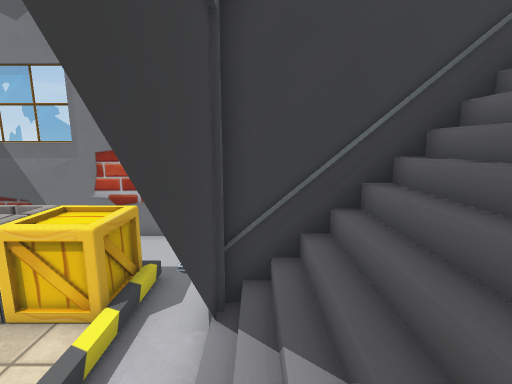
[1] (above)

15 first-person views from a walk through a Unity game level. The camera is 1.4 m above the floor, tilts 10° down and sees 85° across. The floor is counted in squares, 0.5 m on a side. Each view is taken from the middle of a square. On the plan, view 1 faces up. The plan holds only what a view shows up to about 19 squares ahead; the rest is blank. The place goes on beyond the plan. The player is left out. Some surface patterns are stand-ins.

[2]
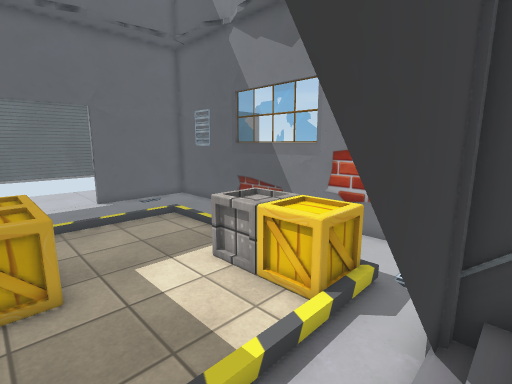

[3]
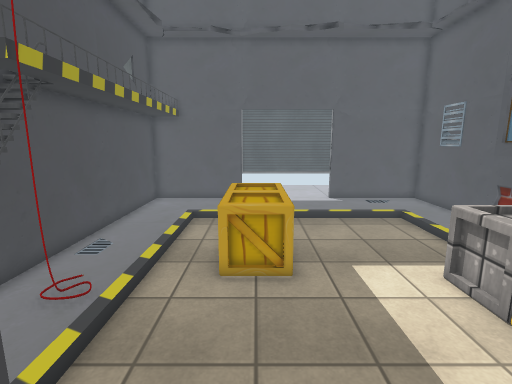

[4]
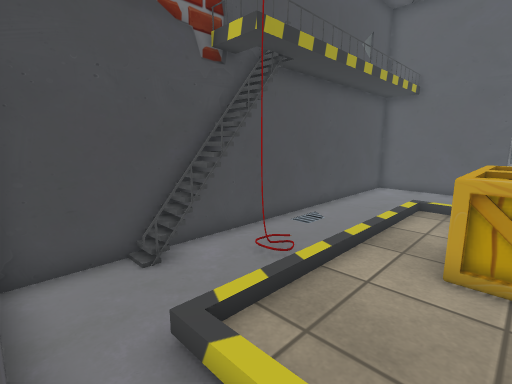

[5]
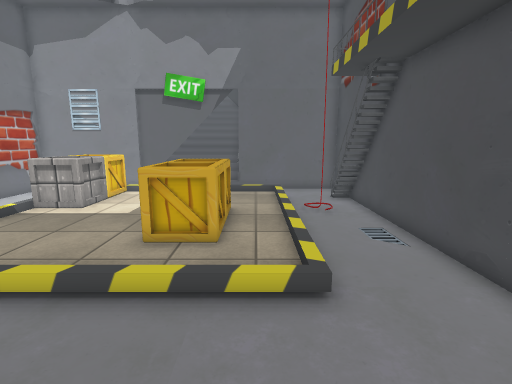

[6]
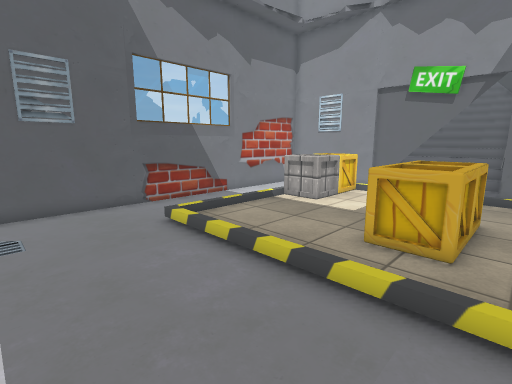

[7]
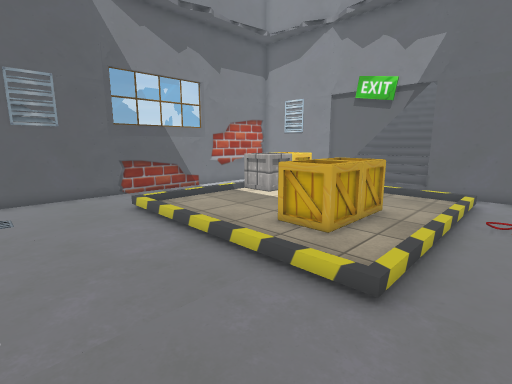

[8]
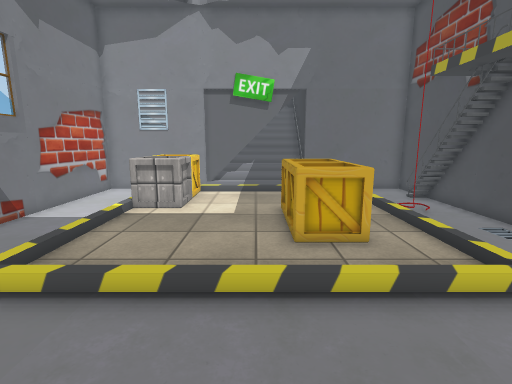

[9]
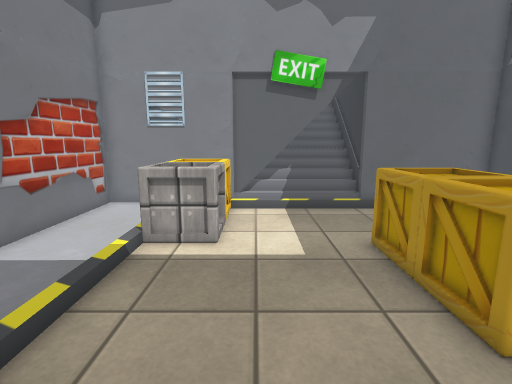

[10]
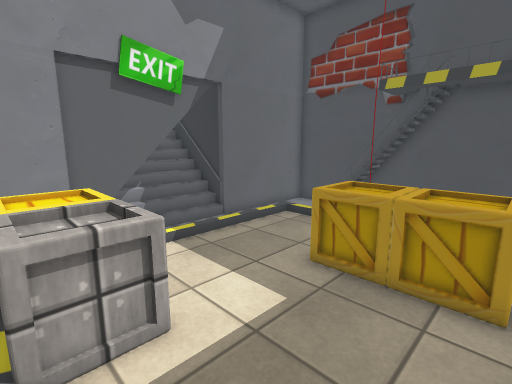

[11]
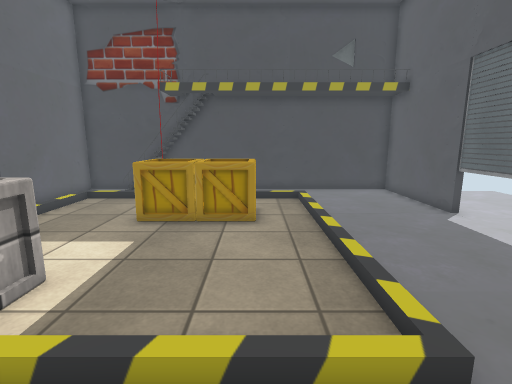

[12]
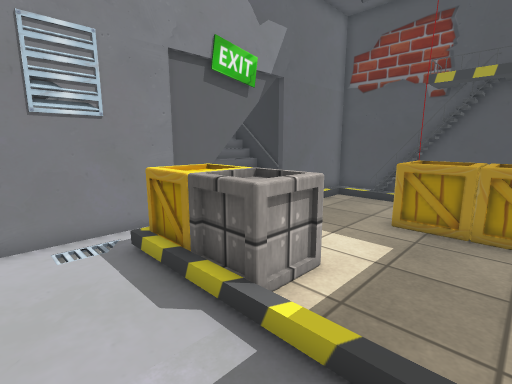

[13]
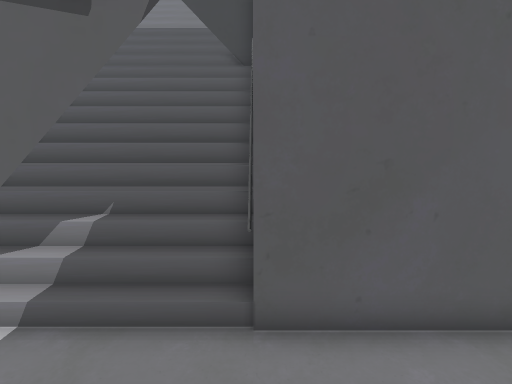

[14]
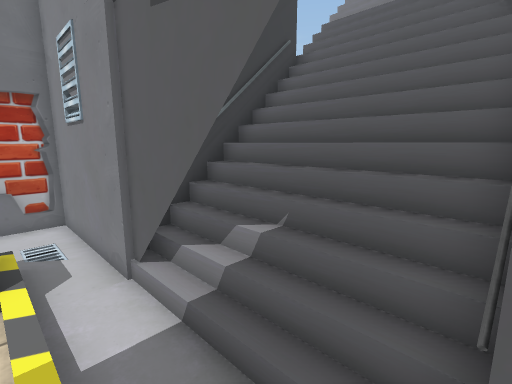

[15]
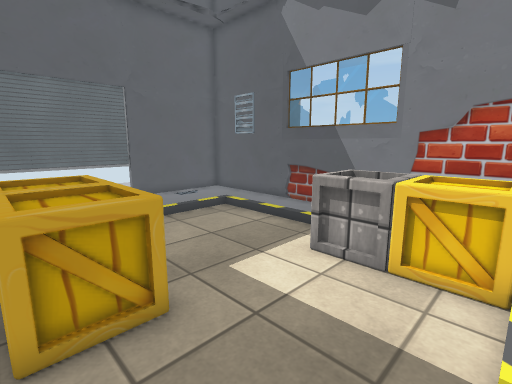

### Floor plan
Key: @ floor where view 1 was taken; # wall or solid block; . main floor; : floor 0.5 m higher than the main floor; - floor 0.5 m lower than the main floor; / step, stairs or slope; O other object.
Columns run from 19 left of view 1 to 10 right of it. Each row starts with its distance up from view 1.
 11 ###################
 10 #.................#
  9 #.................#
  8 #-.....  ........-#
  7 #.....//////OOOOO.#
  6 #...../.....OOOOO.#
  5 #...../.....OOOOO.#######///
  4 #...../........./.#://////////
  3 #...../........./.#://// /////
  2 #...../........./.#://// /////
  1 #...../.OOOOO..././/////#///
  0 #...../.OOOOO..././@////#//
 -1 #...../.OOOOO.../.#######
 -2 #...../........./.#
 -3 #.....///////////.#
 -4 #.................#
 -5 #.................#
 -6 #........-..##OO..#
 -7 ###################

Positions as (right, up) in squares from view 1, and headings:
1: (0, 0), facing up
2: (0, 0), facing up-left
3: (0, 0), facing left
4: (-1, 0), facing down-left
5: (-18, -2), facing right
6: (-18, -2), facing up-right
7: (-18, -5), facing up-right
8: (-18, 2), facing right
9: (-14, 4), facing right
10: (-11, 7), facing down-right
11: (-11, 10), facing down
12: (-10, 10), facing down-right
13: (-5, -1), facing right
14: (-3, -1), facing up-right
15: (-3, -1), facing up-left
